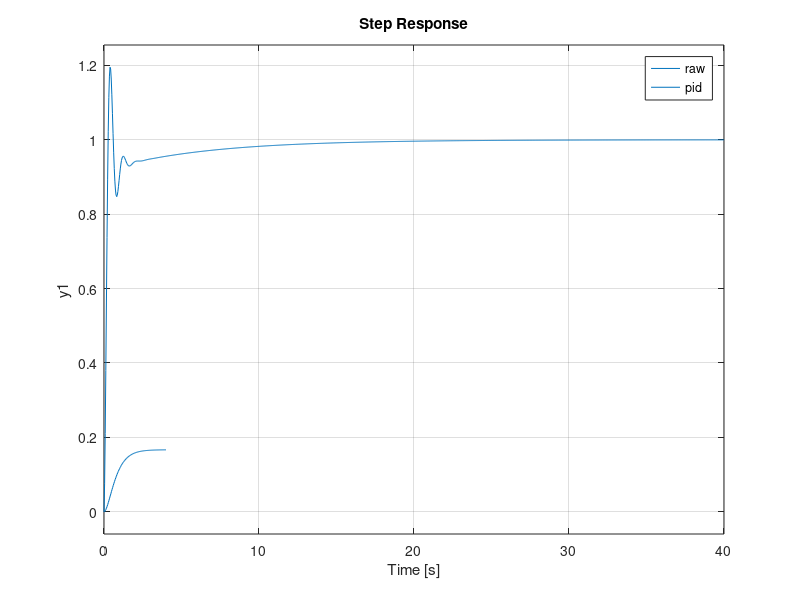

The MATLAB source for this figure:
clc; clear; close all; 

num = 1; 
den = [1 5 6];
P = tf(num,den);

Kp = 60; 
Ki = 10; 
Kd = 1; 
C = pid(Kp, Ki, Kd);

T = feedback(C * P,1);
figure
step(P);
hold on 
step(T);
legend('raw', 'pid')